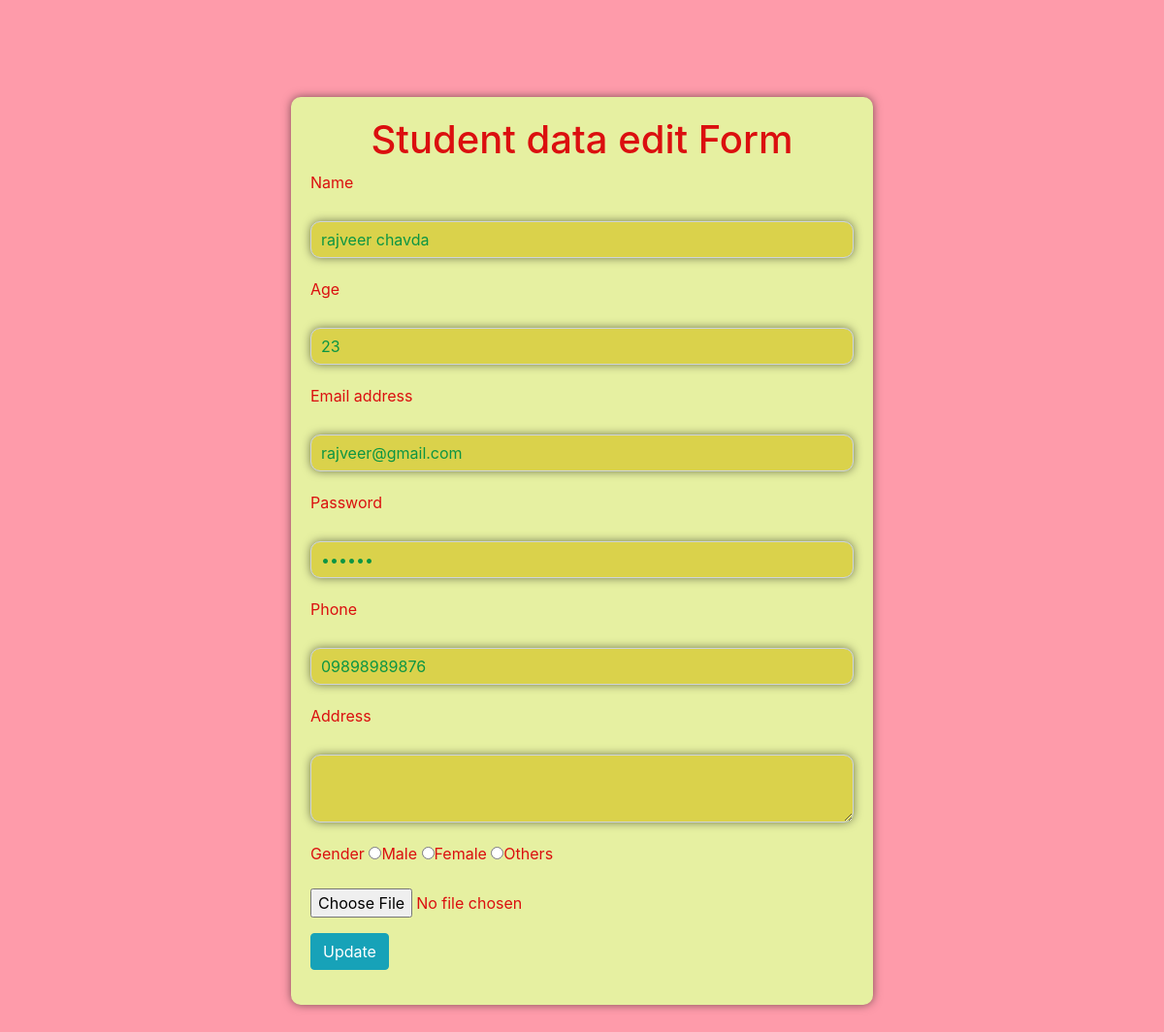
Page /edit_student/12 on the committed database.
### webpages/models.py (models this page shows)
class Student(models.Model):
    name = models.CharField(max_length=100)
    age = models.IntegerField()
    email = models.EmailField(max_length=100)
    password = models.CharField(max_length=30)
    phone = models.CharField(max_length=20)
    address  = models.CharField(max_length=100)
    gender = models.CharField(max_length=10)
    pics = models.ImageField(upload_to='pics')

### webpages/views.py (the view)
# urls.py: path('edit_student/<int:id>',views.edit_student),
def edit_student(request,id):
    student=Student.objects.get(id=id)
    return render(request,'edit_student.html',{'student':student})

### template/edit_student.html (shortened to what this page needs)
<!DOCTYPE html>
<html lang="en">
<head>
    <link rel="stylesheet" href="https://cdn.jsdelivr.net/npm/bootstrap@4.6.2/dist/css/bootstrap.min.css">
</head>
<body>
    <div class="container col-md-6">
        <div row="1">
            <h1>Student data edit Form</h1>
        </div>
        <div row="2">
            <form action="/update_student/{{student.id}}" method="post" enctype="multipart/form-data">
        <div class="form-group">
            <label for="nameid">Name</label>
            <input type="text" class="form-control" id="nameid" name="uname"  value="{{student.name}}" />
        </div>
        <div class="form-group">
            <label for="ageid">Age</label>
            <input type="number" class="form-control" id="ageid" name="age" value="{{student.age}}" />
          </div>
        <div class="form-group">
          <label for="emailid">Email address</label>
          <input type="email" class="form-control" id="emailid" name="email" value="{{student.email}}" />
        </div>
        <div class="form-group">
          <label for="passwordid">Password</label>
          <input type="password" class="form-control" id="passwordid" name="password" value="{{student.password}}"/>
        </div>
        <div class="form-group">
          <label for="phoneid">Phone</label>
          <input type="number" class="form-control" id="phoneid" name="phone" value="{{student.phone}}" />
        </div>
        <div class="form-group">
          <label for="addressid">Address</label>
          <textarea class="form-control" id="addressid" name="address" value="{{student.address}}" /></textarea>
        </div>
        <div class="form-group">
            <label for="genderid">Gender</label>
            <input type="radio" id="genderid" name="gender" value="Male">Male
            <input type="radio" id="genderid" name="gender" value="Female">Female
            <input type="radio" id="genderid" name="gender" value="Others">Others
        </div>
        <div class="form-group">
            <input type="file" class="form-control-file" id="fileid" name="pics">
          </div>
          <div class="form-group">
            <button type="submit" class="btn btn-info">Update</button>
        </div>
      </form>
      </div>
</body>
</html>

### template/edit_student.html (style rules this page uses)
body { margin: 250; padding: 250; background-color: rgb(254, 155, 170); color: rgb(219, 15, 15); }
h1 { text-align: center; }
.container { margin-top: 100px; margin-bottom: 100px; background-color: rgb(230, 240, 161); padding: 20px; border-radius: 10px; box-shadow: 0 0 10px rgba(0, 0, 0, 0.5); }
.form-control { margin-bottom: 20px; margin-top: 20px; padding: 10px; border-radius: 10px; box-shadow: 0 0 10px rgba(0, 0, 0, 0.5); background-color: rgb(218, 210, 75); color: rgb(12, 149, 67); }

### rows in the picture
Student: uname "rajveer chavda", age "23", email "rajveer@gmail.com", phone "09898989876"
